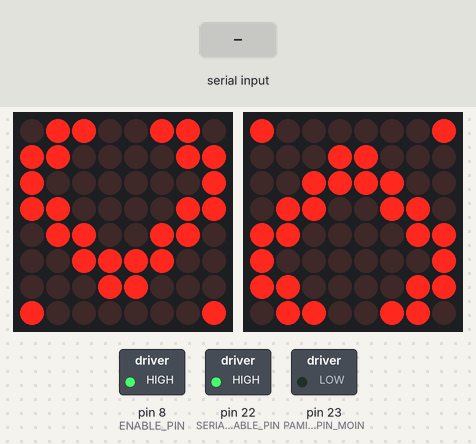
A sketch run on a simulated Arduino Mega 2560, built with avr-gcc and run on an emulated ATmega2560. Parts: 2 × 8×8 LED matrix, switched loads named in the sketch (green lamp = pin HIGH). Wiring (inferred from the names in the program): 2 × MAX7219 LED driver (orientation assumed): data pin 53, clock pin 49, CS pin 51 / data pin 52, clock pin 48, CS pin 50. The test bench sets the inputs (shaded band). Pins used as bus, display or sensor lines are not drawn.

Above: at 1.2 s.
1.3 s: "p90\n" received over Serial
At 3.2 s:
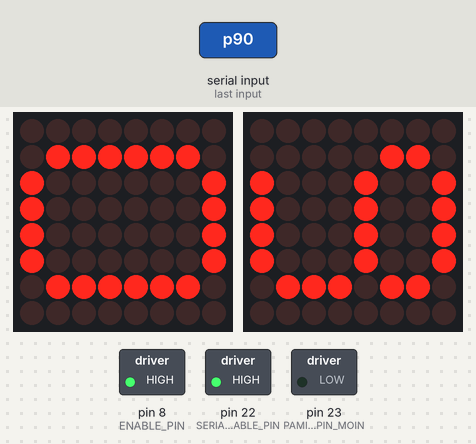
3.3 s: byte 112 ('p') received over Serial
At 5.4 s:
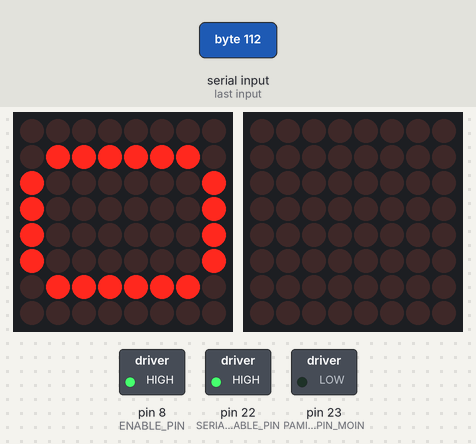
5.8 s: "p,45\n" received over Serial
At 6.7 s:
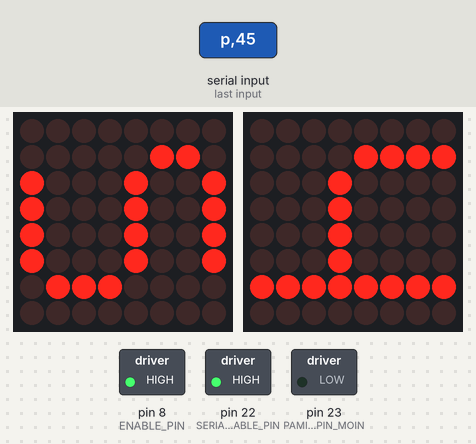
7.3 s: "A90\n" received over Serial
At 9.5 s:
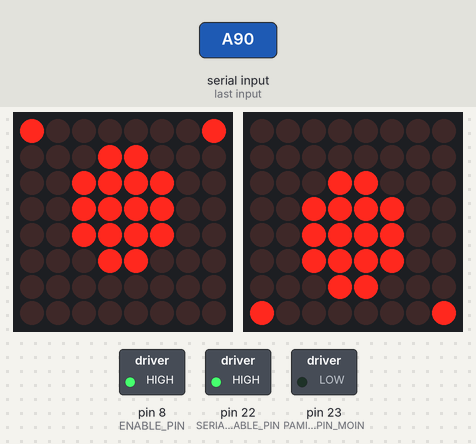
9.6 s: "1" received over Serial
Timing chart, 0 to 12.1 s (numbered marks = the images above; inputs shaded):
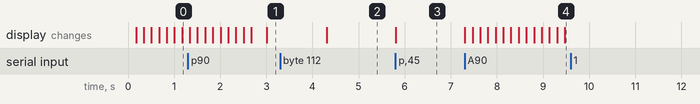

The sketch:

main2.ino
```cpp
//intégration
#include "charactres_LM.h"
#include "Led_Matrix.h"
#include <AccelStepper.h>

//parametres
#define motor_limit_speed 3000

//constantes
const char values[]{'G','v','b','a','d','P','h'};
const char values2[]{'S','c'};

// definition des matrices led et leurs pins
   // matrice 1
#define M1_DIN_pin 52
#define M1_CS_pin 50
#define M1_CLK_pin 48
   // matrice 2
#define M2_DIN_pin 53
#define M2_CS_pin 51
#define M2_CLK_pin 49

Led_Matrix M1(M1_DIN_pin, M1_CS_pin, M1_CLK_pin);
Led_Matrix M2(M2_DIN_pin, M2_CS_pin, M2_CLK_pin);

//definition des  stepper et leurs pins
#define ENABLE_PIN           8
#define SERIAL_ENABLE_PIN    22
#define PAMI_ENABLE_PIN_MOIN 23
#define STEPPER1_STEP_PIN    2
#define STEPPER1_DIR_PIN     5
#define STEPPER2_STEP_PIN    3
#define STEPPER2_DIR_PIN     6
#define STEPPER3_STEP_PIN    4
#define STEPPER3_DIR_PIN     7
#define P_STEP_PIN           12
#define P_DIR_PIN            13

AccelStepper stepper1(AccelStepper::DRIVER, STEPPER1_STEP_PIN, STEPPER1_DIR_PIN);
AccelStepper stepper2(AccelStepper::DRIVER, STEPPER2_STEP_PIN, STEPPER2_DIR_PIN);
AccelStepper stepper3(AccelStepper::DRIVER, STEPPER3_STEP_PIN, STEPPER3_DIR_PIN);
AccelStepper stepperP(AccelStepper::DRIVER, P_STEP_PIN , P_DIR_PIN );


//definition des variables
char serial_income; //  arivée de données venant du port serie le port serie
float r1;    //         valeur de vitesse du moteur de la roue 1
float r2;    //         valeur de vitesse du moteur de la roue 2
float r3;    //         valeur de vitesse du moteur de la roue 3
int points = 0; //      nombre de points dans la partie
int last_points = -1;
bool armed;  //         armement des stepper
int len;
bool founded;
bool motor_state;
bool motor_actif;
unsigned long animation_start = millis();
unsigned long accel_time = millis();
unsigned long c = millis();
int animation_fps = 6 ;

void write_points(int points){
   M1.Write(chiffres[points%10]);
   if(int(points/10)%10!=0){
    M2.Write(chiffres[int(points/10)%10]);
   }else{
    M2.Write(nothing);
   }
}

void update_motors_speed(){
  motor_actif = (r1 == 0 and r2 == 0 and r3 == 0);
  if(motor_state){
    if(motor_actif){
      digitalWrite (ENABLE_PIN,HIGH);
      motor_state = false;
    }
  }else{
    if(!motor_actif and armed){
      digitalWrite (ENABLE_PIN,LOW);
      motor_state = true;
    }
  }
  stepper1.setSpeed(r1);
  stepper2.setSpeed(r2);
  stepper3.setSpeed(r3);
}

void run_motors_speed(){
  stepper1.runSpeed();
  stepper2.runSpeed();
  stepper3.runSpeed();
}

//fonctions d'executions

//definision des donnée a execution unique
void setup() {
  // ouverture du port serie pour la comunication et le debug
  Serial.begin(9600);
  Serial1.begin(9600);
  Serial2.begin(9600);

  //gestion des stepper
  pinMode (ENABLE_PIN,OUTPUT);
  pinMode (SERIAL_ENABLE_PIN,OUTPUT);
  pinMode (PAMI_ENABLE_PIN_MOIN,OUTPUT);
  stepper1.setMaxSpeed(motor_limit_speed);
  stepper1.setSpeed(0);
  stepper2.setMaxSpeed(motor_limit_speed);
  stepper2.setSpeed(0);
  stepper3.setMaxSpeed(motor_limit_speed);
  stepper3.setSpeed(0);

  stepperP.enableOutputs();

  digitalWrite (ENABLE_PIN,HIGH);
  digitalWrite (SERIAL_ENABLE_PIN,HIGH);
  digitalWrite (PAMI_ENABLE_PIN_MOIN,LOW);
  armed = false;
  r1 = 0;
  r2 = 0;
  r3 = 0;
}

//boucle principale
void loop() {
  if(Serial.available()>0){
    serial_income = Serial.read();
    if(serial_income =='d'){ // desarmer stepper
      digitalWrite (ENABLE_PIN,HIGH);
      armed = false;
      motor_state = false;
      r1 = 0;
      r2 = 0;
      r3 = 0;
      stepper1.setSpeed(0);
      stepper2.setSpeed(0);
      stepper3.setSpeed(0);
    }
    if(serial_income =='a'){ // armer les stepper
      armed = true;
    }
    if(serial_income =='A'){ // reboot l'animation
      animation_start = millis();
    }
    if(serial_income =='p'){
      points = Serial.parseInt();
    }
    if(serial_income =='1'){
      r1 = Serial.parseInt();
    }
    if(serial_income =='2'){
      r2 = Serial.parseInt();
    }
    if(serial_income =='3'){
      r3 = Serial.parseInt();
    }
    if(serial_income =='g'){
      stepperP.moveTo(int(500*Serial.parseInt()));
    }
    if(serial_income =='u'){
      update_motors_speed();
    }
    len = sizeof(values)/sizeof(values[0]);
    founded = false;
    for(int i = 0; i < len and !founded ; i++){
      if(values[i] == serial_income){
        founded = true;
        Serial1.println(values[i]+String(Serial.parseInt()));
      }
    }
    len = sizeof(values2)/sizeof(values2[0]);
    founded = false;
    for(int i = 0; i < len and !founded ; i++){
      if(values2[i] == serial_income){
        founded = true;
        Serial2.println(values[i]+String(Serial.parseInt()));
      }
    }
  }
  if(armed==true){
    run_motors_speed();
    stepperP.run();
  }

  if (int((millis()-animation_start)*animation_fps/1000 < 18)){
    M1.Write(start_animation_1[int((millis()-animation_start)*animation_fps/1000)]);
    M2.Write(start_animation_2[int((millis()-animation_start)*animation_fps/1000)]);
  }else{
    if(points != last_points){
      write_points(points);
      last_points = points;
    }
  }
}
```

Led_Matrix.CPP
```cpp
#include "Led_Matrix.h"
Led_Matrix::Led_Matrix(int DIN,int CS,int CLK){
  DIN_pin = DIN;
  pinMode(DIN_pin, OUTPUT);
  CS_pin = CS;
  pinMode(CS_pin, OUTPUT);
  CLK_pin = CLK;
  pinMode(CLK_pin, OUTPUT);
  init_matrix();
}

int Led_Matrix::intToHex(int x)
{
  switch (x)
  {
      case 0: return 0x01; break; //LED sur la première case
      case 1: return 0x02; break; //LED sur 2 case
      case 2: return 0x04; break; //LED sur 3 case
      case 3: return 0x08; break; //LED sur 4 case
      case 4: return 0x10; break; //LED sur 5 case
      case 5: return 0x20; break; //LED sur 6 case
      case 6: return 0x40; break; //LED sur 7 case
      case 7: return 0x80; break; //LED sur 8 case
  }
}

void Led_Matrix::write_pix(int data)
{
   digitalWrite(CS_pin, LOW);
  for (int i = 0; i < 8; i++)
  {
      digitalWrite(CLK_pin, LOW);
      digitalWrite(DIN_pin, data & 0x80); // masquage de donnée
      data = data << 1; // on décale les bits vers la gauche
      digitalWrite(CLK_pin, HIGH);
  }
}

void Led_Matrix::write_line(int adress, int data)
{
  digitalWrite(CS_pin, LOW);
  write_pix(adress);
  write_pix(data);
  digitalWrite(CS_pin, HIGH);
}

void Led_Matrix::init_matrix()
{
  write_line(0x09, 0x00); //decoding BCD
  write_line(0X0A, 0x01); //brightness
  write_line(0X0B, 0x07); //scanlimit 8leds
  write_line(0X0C, 0x01); //power-down mode 0, normalmode1;
  write_line(0X0F, 0x00);
}

void Led_Matrix::Write(int tab[8])
{
  for (int i = 0; i < 8; i++) {
    write_line(i + 1, tab[i]);
  }
}
```

Led_Matrix.h
```cpp
#ifndef LED_MATRIX
#define LED_MATRIX
#include "Arduino.h"

class Led_Matrix{
  private :
    int DIN_pin;
    int CS_pin;
    int CLK_pin;
    int intToHex(int);
    void write_pix(int);
    void write_line(int, int);
    void init_matrix();
  public :
    Led_Matrix(int,int,int);
    void Write(int[8]);
};


#endif
```

charactres_LM.h
```cpp
const int nothing[8] = {B00000000,B00000000,B00000000,B00000000,B00000000,B00000000,B00000000,B00000000};
const int arrow[8]   = {B00011000,B00111100,B01111110,B11111111,B00011000,B00011000,B00011000,B00011000};
const int chiffres[10][8] = {
  { B00000000, B01111110, B10000001, B10000001, B10000001, B10000001, B01111110, B00000000 }, //0
  {
    B00000000,  //1
    B00000000,
    B10000000,
    B10000001,
    B11111111,
    B10000000,
    B00000000,
    B00000000
  },
  {
    B00000000,  //2
    B01110000,
    B10001001,
    B10001001,
    B10001001,
    B10001001,
    B00000110,
    B00000000
  },
  {
    B00000000,  //3
    B10000001,
    B10001001,
    B10001001,
    B10001001,
    B10001001,
    B01110110,
    B00000000
  },
  {
    B00000000,  //4
    B00001111,
    B00010000,
    B00010000,
    B00010000,
    B00010000,
    B11111111,
    B00000000
  },
  {
    B00000000,  //5
    B00000110,
    B10001001,
    B10001001,
    B10001001,
    B10001001,
    B01110000,
    B00000000
  },
  {
    B00000000,  //6
    B01110110,
    B10001001,
    B10001001,
    B10001001,
    B10001001,
    B01110000,
    B00000000
  },
  {
    B00000000,  //7
    B00000001,
    B00000001,
    B00000001,
    B00000001,
    B00000001,
    B11111110,
    B00000000
  },
  {
    B00000000,  //8
    B01110110,
    B10001001,
    B10001001,
    B10001001,
    B10001001,
    B01110110,
    B00000000
  },
  {
    B00000000,  //9
    B00000110,
    B10001001,
    B10001001,
    B10001001,
    B10001001,
    B01110110,
    B00000000
  }
};
const int lettres[26][8]= {
  {
    B00000000,
    B11111100,
    B00010010,
    B00010001,
    B00010010,
    B11111100,
    B00000000,
    B00000000
  },{
    B00000000,
    B11111111,
    B10001001,
    B10001001,
    B10001001,
    B01110110,
    B00000000,
    B00000000
  },{
    B00000000,
    B01111110,
    B10000001,
    B10000001,
    B10000001,
    B01000010,
    B00000000,
    B00000000
  },{
    B00000000,
    B11111111,
    B10000001,
    B10000001,
    B10000001,
    B01111110,
    B00000000,
    B00000000
  },{
    B00000000,
    B11111111,
    B10001001,
    B10001001,
    B10001001,
    B10000001,
    B00000000,
    B00000000
  },{
    B00000000,
    B11111111,
    B00001001,
    B00001001,
    B00001001,
    B00000001,
    B00000000,
    B00000000
  },{
    B00000000,
    B01111110,
    B10000001,
    B10010001,
    B10010001,
    B01110000,
    B00000000,
    B00000000
  },{
    B00000000,
    B11111111,
    B00001000,
    B00001000,
    B00001000,
    B11111111,
    B00000000,
    B00000000
  },{
    B00000000,
    B10000001,
    B10000001,
    B11111111,
    B10000001,
    B10000001,
    B00000000,
    B00000000
  },{
    B00000000,
    B01100000,
    B10000000,
    B10000000,
    B10000000,
    B01111111,
    B00000000,
    B00000000
  },{
    B00000000,
    B11111111,
    B00011000,
    B00100100,
    B01000010,
    B10000001,
    B00000000,
    B00000000
  },{
    B00000000,
    B11111111,
    B10000000,
    B10000000,
    B10000000,
    B10000000,
    B00000000,
    B00000000
  },{
    B00000000,
    B11111111,
    B00000010,
    B00000100,
    B00000010,
    B11111111,
    B00000000,
    B00000000
  },{
    B00000000,
    B11111111,
    B00000110,
    B00011000,
    B01100000,
    B11111111,
    B00000000,
    B00000000
  },{
    B00000000,
    B01111110,
    B10000001,
    B10000001,
    B10000001,
    B01111110,
    B00000000,
    B00000000
  },{
    B00000000,
    B11111111,
    B00001001,
    B00001001,
    B00001001,
    B00000110,
    B00000000,
    B00000000
  },{
    B00000000,
    B01111110,
    B10000001,
    B10100001,
    B11000001,
    B11111110,
    B00000000,
    B00000000
  },{
    B00000000,
    B11111111,
    B00001001,
    B00011001,
    B00101001,
    B11000110,
    B00000000,
    B00000000
  },{
    B00000000,
    B01000110,
    B10001001,
    B10001001,
    B10010001,
    B01100110,
    B00000000,
    B00000000
  },{
    B00000000,
    B00000001,
    B00000001,
    B11111111,
    B00000001,
    B00000001,
    B00000000,
    B00000000
  },{
    B00000000,
    B01111111,
    B10000000,
    B10000000,
    B10000000,
    B01111111,
    B00000000,
    B00000000
  },{
    B00000000,
    B00111111,
    B01000000,
    B10000000,
    B01000000,
    B00111111,
    B00000000,
    B00000000
  },{
    B00000000,
    B11111111,
    B01000000,
    B00100000,
    B01000000,
    B11111111,
    B00000000,
    B00000000
  },{
    B00000000,
    B11100011,
    B00010100,
    B00001000,
    B00010100,
    B11100011,
    B00000000,
    B00000000
  },{
    B00000000,
    B00000011,
    B00000100,
    B11111000,
    B00000100,
    B00000011,
    B00000000,
    B00000000
  },{
    B00000000,
    B11000001,
    B10110001,
    B10001001,
    B10000101,
    B10000011,
    B00000000,
    B00000000
  }
};
int start_animation_1[18][8] = {
  {
    B00000000,
    B00011000,
    B00111100,
    B00111100,
    B00011000,
    B00000000,
    B00000000,
    B00000000
  },{
    B00011000,
    B00111100,
    B01100110,
    B01100110,
    B00111100,
    B00011000,
    B00000000,
    B00000000
  },{
    B00111100,
    B01100110,
    B11000011,
    B11000011,
    B01100110,
    B00111100,
    B00011000,
    B00000000
  },{
    B11000011,
    B10000001,
    B10011001,
    B10000001,
    B11000011,
    B01111110,
    B00111100,
    B00000000
  },{
    B10000001,
    B00011000,
    B00111100,
    B00011000,
    B10000001,
    B11000011,
    B01111110,
    B00111100
  },{
    B00011000,
    B00111100,
    B01100110,
    B00111100,
    B00011000,
    B10000001,
    B11000011,
    B01111110
  },{
    B00111100,
    B01100110,
    B11000011,
    B01100110,
    B00111100,
    B00011000,
    B10000001,
    B11000011
  },{
    B01100110,
    B11000011,
    B10000001,
    B11000011,
    B01100110,
    B00111100,
    B00011000,
    B10000001
  },{
    B11000011,
    B10000001,
    B00011000,
    B10000001,
    B11000011,
    B01100110,
    B00111100,
    B00011000
  },{
    B10000001,
    B00011000,
    B00011000,
    B00011000,
    B10000001,
    B11000011,
    B01100110,
    B00111100
  },{
    B00011000,
    B00111100,
    B00111100,
    B00111100,
    B00011000,
    B10000001,
    B11000011,
    B01100110
  },{
    B00000000,
    B00011000,
    B00111100,
    B01111110,
    B00111100,
    B00011000,
    B10000001,
    B11000011
  },{
    B10000001,
    B00111100,
    B01111110,
    B01111110,
    B01111110,
    B00111100,
    B00000000,
    B10000001
  },{
    B10000001,
    B00011000,
    B00111100,
    B00111100,
    B00111100,
    B00011000,
    B00000000,
    B00000000
  },{
    B10000001,
    B00011000,
    B00011000,
    B00011000,
    B00011000,
    B00011000,
    B00000000,
    B00000000
  },{
    B10000001,
    B00011000,
    B00111100,
    B00111100,
    B00111100,
    B00011000,
    B00000000,
    B00000000
  },{
    B10000001,
    B00111100,
    B01111110,
    B01111110,
    B01111110,
    B00111100,
    B00000000,
    B00000000
  },{
    B10000001,
    B00111100,
    B01111110,
    B01111110,
    B01111110,
    B00111100,
    B00000000,
    B00000000
  }
};
int start_animation_2[18][8] = {
  {
    B00000000,
    B00000000,
    B00000000,
    B00011000,
    B00111100,
    B00111100,
    B00011000,
    B00000000
  },{
    B00000000,
    B00000000,
    B00011000,
    B00111100,
    B01100110,
    B01100110,
    B00111100,
    B00011000
  },{
    B00000000,
    B00011000,
    B00111100,
    B01100110,
    B11000011,
    B11000011,
    B01100110,
    B00111100
  },{
    B00000000,
    B00111100,
    B01111110,
    B11000011,
    B10000001,
    B10011001,
    B10000001,
    B11000011
  },{
    B00111100,
    B01111110,
    B11000011,
    B10000001,
    B00011000,
    B00111100,
    B00011000,
    B10000001
  },{
    B01111110,
    B11000011,
    B10000001,
    B00011000,
    B00111100,
    B01100110,
    B00111100,
    B00011000
  },{
    B11000011,
    B10000001,
    B00011000,
    B00111100,
    B01100110,
    B11000011,
    B01100110,
    B00111100
  },{
    B10000001,
    B00011000,
    B00111100,
    B01100110,
    B11000011,
    B10000001,
    B11000011,
    B01100110
  },{
    B00011000,
    B00111100,
    B01100110,
    B11000011,
    B10000001,
    B00011000,
    B10000001,
    B11000011
  },{
    B00111100,
    B01100110,
    B11000011,
    B10000001,
    B00011000,
    B00011000,
    B00011000,
    B10000001
  },{
    B01100110,
    B11000011,
    B10000001,
    B00011000,
    B00111100,
    B00111100,
    B00111100,
    B00011000
  },{
    B11000011,
    B10000001,
    B00011000,
    B00111100,
    B01111110,
    B00111100,
    B00011000,
    B00000000
  },{
    B10000001,
    B00000000,
    B00111100,
    B01111110,
    B01111110,
    B01111110,
    B00111100,
    B10000001
  },{
    B00000000,
    B00000000,
    B00011000,
    B00111100,
    B00111100,
    B00111100,
    B00011000,
    B10000001
  },{
    B00000000,
    B00000000,
    B00011000,
    B00011000,
    B00011000,
    B00011000,
    B00011000,
    B10000001
  },{
    B00000000,
    B00000000,
    B00011000,
    B00111100,
    B00111100,
    B00111100,
    B00011000,
    B10000001
  },{
    B00000000,
    B00000000,
    B00111100,
    B01111110,
    B01111110,
    B01111110,
    B00111100,
    B10000001
  },{
    B00000000,
    B00000000,
    B00111100,
    B01111110,
    B01111110,
    B01111110,
    B00111100,
    B10000001
  }
};
const char inclued_char[26]={'A','B','C','D','E','F','G','H','I','J','K','L','M','N','O','P','Q','R','S','T','U','V','W','X','Y','Z'};
int char_To_Askii_Art(char x){
  for(int i = 0; i < sizeof(inclued_char)/sizeof(inclued_char[0]); i++){
    if(inclued_char[i] == x){
      return lettres[i];
    }
  }
}
```

Measured:
- after the input at 1.3 s, the display: first differs from a run without the input after 1.7 s (image 1)
- after the input at 3.3 s, the display: changes after 1.0 s (image 2)
- after the input at 5.8 s, the display: changes at once (image 3)
- after the input at 7.3 s, the display: first changes at once (image 4 shows a later state)
- after the input at 9.6 s, every drawn part: stays the same
